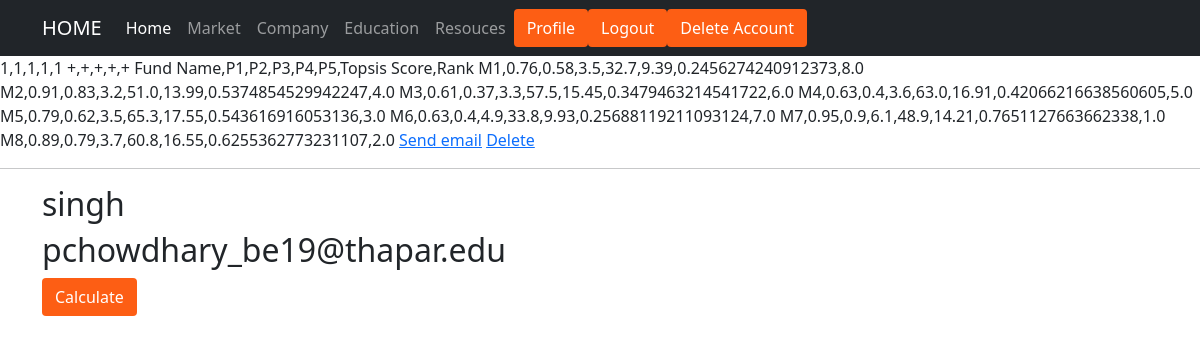
/accounts/profile/ (signed in), run on the app's committed database.
### topsis/models.py (models this page shows, shortened)
class UserData(models.Model):
    user = models.ForeignKey(User, on_delete=models.CASCADE)
    columns = models.IntegerField(default=5)
    weights = models.CharField(max_length=100, default='1,1,1,1,1')
    impacts = models.CharField(max_length=100, default='+,+,+,+,+')
    file = models.TextField(default=None, null=True)
    add = models.BooleanField(default=False)

### users/views.py (the view)
# urls.py: path('accounts/profile/', profile_view, name='profile'),
@login_required()
def profile_view(request):
    if request.POST:
        request.user.email = request.POST.get('email')
        request.user.save()
    data = UserData.objects.filter(user=request.user)
    if not data:
        messages.info(request, 'No data to show')
    context = {
        'data': data
    }
    return render(request, 'users/profile.html', context)

### users/templates/users/profile.html (shortened to what this page needs)
{% extends 'users/base.html' %}
{% load crispy_forms_tags %}
{% block content %}
{%for obj in data%}
{{obj.weights}} {{obj.impacts}} {{obj.file|safe}}
<a href="{{obj.id}}/sendmail">Send email</a>
<a href="{{obj.id}}/delete">Delete</a>
<hr>
{%endfor%}
<div class=" container">
    <h2>{{user.username}}</h2>
    <h2>{{user.email}}</h2>
    <a class="btn" href="{% url 'calc' %}" style="color: white;
    background-color: #fd5e14;" type="submit"> Calculate </a>
</div>
{% endblock %}

### users/templates/users/base.html (shortened to what this page needs)
<!doctype html>
{% load static %}
<html lang="en">
<head>
  <link rel="stylesheet" href="{% static 'users/css/main.css' %}" type="text/css">
  <link href="https://cdn.jsdelivr.net/npm/bootstrap@5.0.0-beta3/dist/css/bootstrap.min.css" rel="stylesheet"
>
</head>
<body id="bg">
  {% load static %}
  <nav class="navbar navbar-expand-lg navbar-dark bg-dark" id="main-navbar">
    <div class="container">
      <a class="navbar-brand" href="{% url 'home' %}">HOME</a>
      <div class="collapse navbar-collapse" id="navbarNavAltMarkup">
        <div class="navbar-nav">
          <a class="nav-link active" aria-current="page" href="#">Home</a>
          <a class="nav-link" href="#">Market</a>
          <a class="nav-link" href="#">Company</a>
          <a class="nav-link" href="#">Education</a>
          <a class="nav-link" href="#">Resouces</a>
        </div>
        <form class="d-flex" id="authstyle">
          {% if user.is_authenticated %}
          <a class="btn" href="{% url 'profile' %}" style="color: white;
            background-color: #fd5e14;" type="submit"> Profile </a>
          <a class="btn" href="{% url 'logout' %}" style="color: white;
           background-color: #fd5e14;" type="submit"> Logout </a>
          <a class="btn" href="{% url 'deleteaccount' %}" style="color: white;
           background-color: #fd5e14;" type="submit"> Delete Account </a>
          {% else %}
          <a class="btn" href="{% url 'register' %}" style="color: white;
                 background-color: #fd5e14;" type="submit"> Create Account </a>
          <a class="btn" href="{% url 'login' %}" id="header-links" style="color: white;
                 background-color: #fd5e14; margin-left: 10px; " type="submit">Log In</a>
          {% endif %}
        </form>
      </div>
    </div>
  </nav>
  <div>
    {% block content %}
    {% endblock content %}
  </div>
</body>
</html>

### data on the page
UserData: weights "1,1,1,1,1", impacts "+,+,+,+,+", file "Fund Name,P1,P2,P3,P4,P5,Topsis Score,Rank M1,0.76,0.58,3.5,32.7,9.39,0.2456274240912373,8.0 M2,0.91,0.83,3.2,51.0,13.99,0.5374854529942247,4.0 M3,0.61,0.37,3.3,57.5,15.45,0.3479463214541722,6.0 M4,0.63,0.4,3.6,63.0,16.91,0.42066216638560605,5.0 M5,0.79,0.62,3.5,65.3,17.55,0.543616916053136,3.0 M6,0.63,0.4,4.9,33.8,9.93,0.25688119211093124,7.0 M7,0.95,0.9,6.1,48.9,14.21,0.7651127663662338,1.0 M8,0.89,0.79,3.7,60.8,16.55,0.6255362773231107,2.0"

### other printed values
{{ user.username }} "singh"
{{ user.email }} "pchowdhary_be19@thapar.edu"
